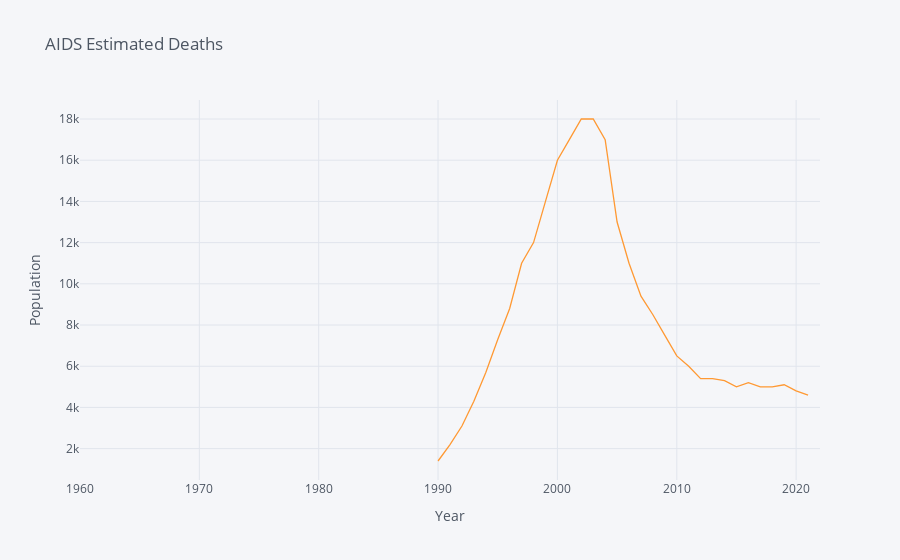

Notebook code cell kept with this figure:
### Code cell
aids.iplot(title="AIDS Estimated Deaths",xTitle='Year',yTitle='Population')

### Figure 1 — Plotly figure (JSON) as saved in the notebook; plotly's stock layout.template omitted (floating-point values rounded to 4 significant figures)
{"data": [{"line": {"color": "rgba(255, 153, 51, 1.0)", "dash": "solid", "shape": "linear", "width": 1.3}, "mode": "lines", "name": "BWA", "text": "", "type": "scatter", "x": [2022, 2021, 2020, 2019, 2018, 2017, 2016, 2015, 2014, 2013, 2012, 2011, 2010, 2009, 2008, 2007, 2006, 2005, 2004, 2003, 2002, 2001, 2000, 1999, 1998, 1997, 1996, 1995, 1994, 1993, 1992, 1991, 1990, 1989, 1988, 1987, 1986, 1985, 1984, 1983, 1982, 1981, 1980, 1979, 1978, 1977, 1976, 1975, 1974, 1973, 1972, 1971, 1970, 1969, 1968, 1967, 1966, 1965, 1964, 1963, 1962, 1961, 1960], "y": ["", 4600, 4800, 5100, 5000, 5000, 5200, 5000, 5300, 5400, 5400, 6000, 6500, 7500, 8500, 9400, 11000, 13000, 17000, 18000, 18000, 17000, 16000, 14000, 12000, 11000, 8800, 7300, 5700, 4300, 3100, 2200, 1400, "", "", "", "", "", "", "", "", "", "", "", "", "", "", "", "", "", "", "", "", "", "", "", "", "", "", "", "", "", ""]}], "layout": {"autosize": true, "legend": {"bgcolor": "#F5F6F9", "font": {"color": "#4D5663"}}, "paper_bgcolor": "#F5F6F9", "plot_bgcolor": "#F5F6F9", "title": {"font": {"color": "#4D5663"}, "text": "AIDS Estimated Deaths"}, "xaxis": {"autorange": true, "gridcolor": "#E1E5ED", "range": [1960, 2022], "showgrid": true, "tickfont": {"color": "#4D5663"}, "title": {"font": {"color": "#4D5663"}, "text": "Year"}, "type": "linear", "zerolinecolor": "#E1E5ED"}, "yaxis": {"autorange": true, "gridcolor": "#E1E5ED", "range": [477.8, 18920.0], "showgrid": true, "tickfont": {"color": "#4D5663"}, "title": {"font": {"color": "#4D5663"}, "text": "Population"}, "type": "linear", "zerolinecolor": "#E1E5ED"}}}
